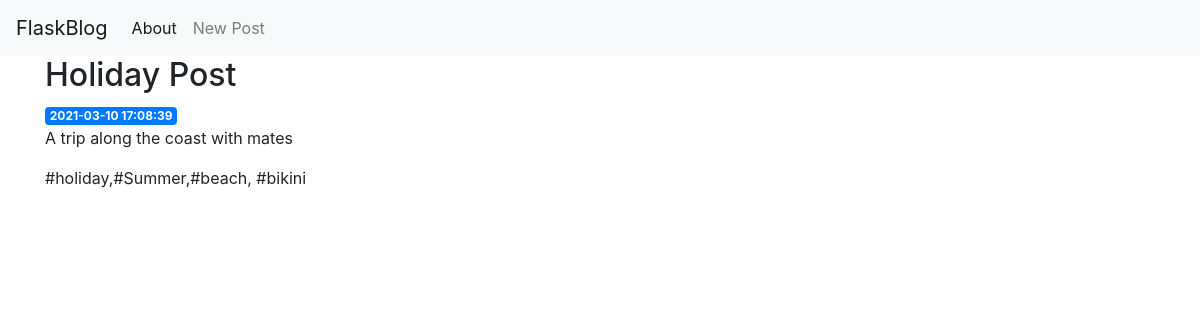
The page /1 on the database its author committed.
### tables this page shows
CREATE TABLE posts (
    id INTEGER PRIMARY KEY AUTOINCREMENT,
    created TIMESTAMP NOT NULL DEFAULT CURRENT_TIMESTAMP,
    title TEXT NOT NULL,
    content TEXT NOT NULL,
    tags TEXT 
);

### app.py (the view)
@app.route('/<int:post_id>')
def post(post_id):
    post = get_post(post_id)
    return render_template('post.html', post=post)

### app.py (called while the page is built)
def get_db_connection():
    conn = sqlite3.connect('database.db')
    conn.row_factory = sqlite3.Row
    return conn

def get_post(post_id):
    conn = get_db_connection()
    post = conn.execute('SELECT * FROM posts WHERE id = ?',
                        (post_id,)).fetchone()
    conn.close()
    if post is None:
        abort(404)
    return post

### templates/post.html
{% extends 'base.html' %}
{% block content %}
    <h2>{% block title %} {{ post['title'] }} {% endblock %}</h2>
    <span class="badge badge-primary">{{ post['created'] }}</span>
    <p>{{ post['content'] }}</p>
    <p>{{ post['tags'] }}</p>
{% endblock %}

### rows shown on the page
posts: title "Holiday Post", created "2021-03-10 17:08:39", content "A trip along the coast with mates", tags "#holiday,#Summer,#beach, #bikini"
